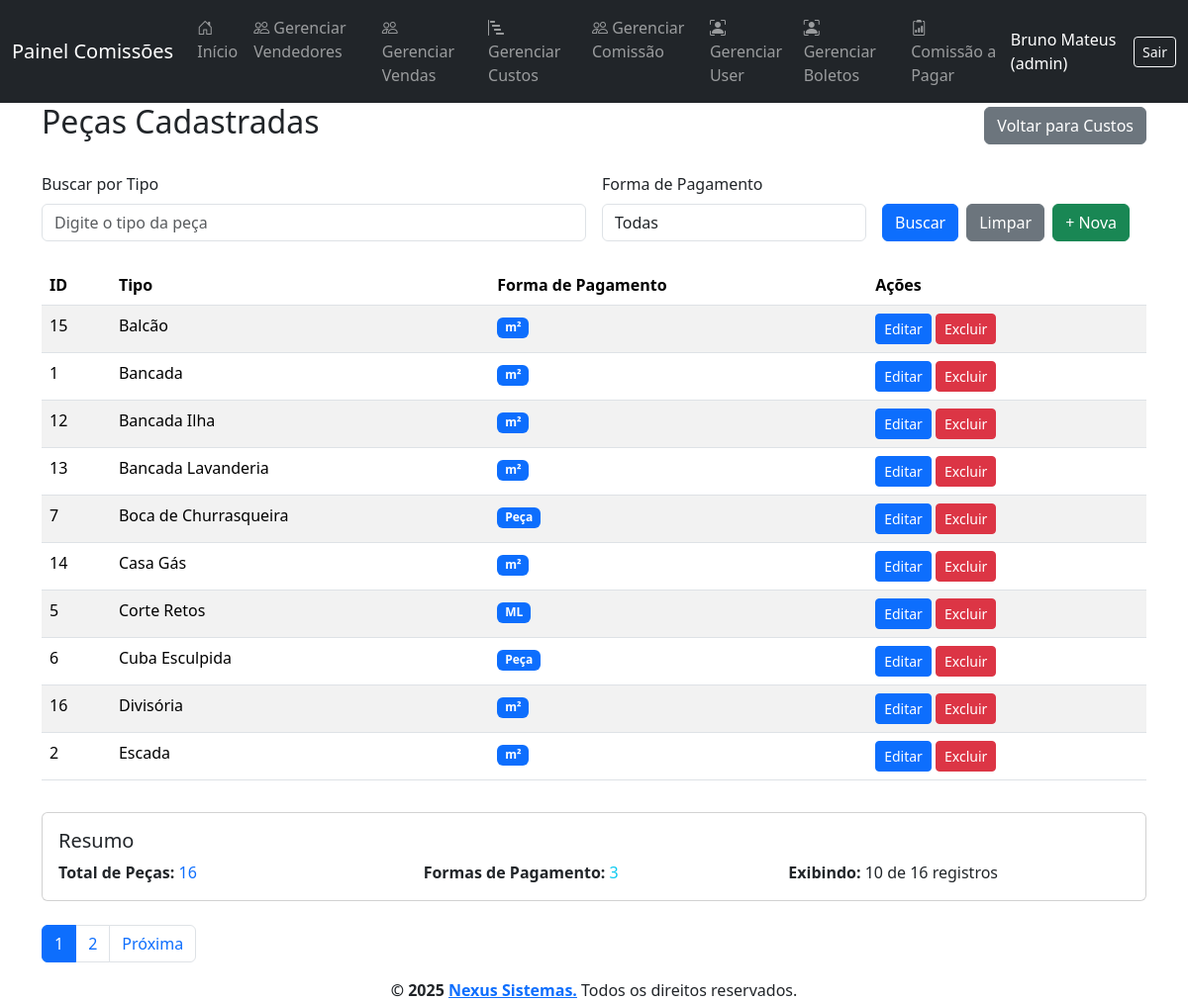
Page /pages/pecas_list.php (signed in) on the committed database.
### tables this page shows
CREATE TABLE `pecas` (
  `id_peca` int(11) NOT NULL,
  `tipo` varchar(255) NOT NULL,
  `formapg` varchar(50) NOT NULL
);

### pages/pecas_list.php (the view, shortened to what this page needs)
<?php
require_once '../config/config.php';
$limite = 10;
$pagina = isset($_GET['pagina']) && is_numeric($_GET['pagina']) ? (int) $_GET['pagina'] : 1;
$offset = ($pagina - 1) * $limite;
$valores = [];
$sqlCount = "SELECT COUNT(*) FROM pecas";
$stmtCount = $pdo->prepare($sqlCount);
$stmtCount->execute($valores);
$total = $stmtCount->fetchColumn();
$totalPaginas = ceil($total / $limite);
$sql = "SELECT * FROM pecas";
$sql .= " ORDER BY tipo LIMIT $limite OFFSET $offset";
$stmt = $pdo->prepare($sql);
$stmt->execute($valores);
$pecas = $stmt->fetchAll();
$stmtFormas = $pdo->prepare("SELECT DISTINCT formapg FROM pecas ORDER BY formapg");
$stmtFormas->execute();
$formasDisponiveis = $stmtFormas->fetchAll(PDO::FETCH_COLUMN);
require_once '../views/header.php';
?>
<div class="container">
    <div class="d-flex justify-content-between align-items-center mb-4">
        <h2>Peças Cadastradas</h2>
        <a href="custos_list.php" class="btn btn-secondary">
            <i class="fas fa-arrow-left"></i> Voltar para Custos
        </a>
    </div>
    <form method="get" class="row g-3 mb-4">
        <div class="col-md-6">
            <label class="form-label">Buscar por Tipo</label>
            <input type="text" name="busca_tipo" class="form-control" value="<?= htmlspecialchars($_GET['busca_tipo'] ?? '') ?>" placeholder="Digite o tipo da peça">
        </div>
        <div class="col-md-3">
            <label class="form-label">Forma de Pagamento</label>
            <select name="formapg" class="form-control">
                <option value="">Todas</option>
            </select>
        </div>
        <div class="col-md-3 d-flex align-items-end">
            <button type="submit" class="btn btn-primary me-2">Buscar</button>
            <a href="pecas_list.php" class="btn btn-secondary me-2">Limpar</a>
            <a href="pecas_form.php" class="btn btn-success">+ Nova</a>
        </div>
    </form>
    <?php if (count($pecas) === 0): ?>
        <div class="alert alert-warning">Nenhuma peça encontrada.</div>
    <?php else: ?>
        <div class="table-responsive">
            <table class="table table-striped">
                <thead>
                    <tr>
                        <th>ID</th>
                        <th>Tipo</th>
                        <th>Forma de Pagamento</th>
                        <th>Ações</th>
                    </tr>
                </thead>
                <tbody>
                    <?php foreach ($pecas as $peca): ?>
                        <tr>
                            <td><?= $peca['id_peca'] ?></td>
                            <td><?= htmlspecialchars($peca['tipo']) ?></td>
                            <td>
                                <span class="badge bg-primary"><?= htmlspecialchars($peca['formapg']) ?></span>
                            </td>
                            <td>
                                <a href="pecas_form.php?id=<?= $peca['id_peca'] ?>" class="btn btn-sm btn-primary">Editar</a>
                                <a href="#" class="btn btn-sm btn-danger" onclick="confirmarExclusao(<?= $peca['id_peca'] ?>)">Excluir</a>
                            </td>
                        </tr>
                    <?php endforeach; ?>
                </tbody>
            </table>
        </div>
        <div class="row mt-3">
            <div class="col-md-12">
                <div class="card">
                    <div class="card-body">
                        <h5 class="card-title">Resumo</h5>
                        <div class="row">
                            <div class="col-md-4">
                                <strong>Total de Peças:</strong>
                                <span class="text-primary"><?= $total ?></span>
                            </div>
                            <div class="col-md-4">
                                <strong>Formas de Pagamento:</strong>
                                <span class="text-info"><?= count($formasDisponiveis) ?></span>
                            </div>
                            <div class="col-md-4">
                                <strong>Exibindo:</strong>
                                <span><?= count($pecas) ?> de <?= $total ?> registros</span>
                            </div>
                        </div>
                    </div>
                </div>
            </div>
        </div>
        <?php if ($totalPaginas > 1): ?>
            <nav class="mt-4">
                <ul class="pagination">
                    <?php for ($i = 1; $i <= $totalPaginas; $i++): ?>
                        <li class="page-item <?= $i == $pagina ? 'active' : '' ?>">
                            <a class="page-link" href="?pagina=<?= $i ?><?= http_build_query(array_diff_key($_GET, ['pagina' => ''])) ? '&' . http_build_query(array_diff_key($_GET, ['pagina' => ''])) : '' ?>"><?= $i ?></a>
                        </li>
                    <?php endfor; ?>
                    <?php if ($pagina < $totalPaginas): ?>
                        <li class="page-item">
                            <a class="page-link" href="?pagina=<?= $pagina + 1 ?><?= http_build_query(array_diff_key($_GET, ['pagina' => ''])) ? '&' . http_build_query(array_diff_key($_GET, ['pagina' => ''])) : '' ?>">Próxima</a>
                        </li>
                    <?php endif; ?>
                </ul>
            </nav>
        <?php endif; ?>
    <?php endif; ?>
</div>
<?php require_once '../views/footer.php'; ?>

### rows in the picture
pecas: id_peca "15", tipo "Balcão", formapg "m²"
pecas: id_peca "1", tipo "Bancada", formapg "m²"
pecas: id_peca "12", tipo "Bancada Ilha", formapg "m²"
pecas: id_peca "13", tipo "Bancada Lavanderia", formapg "m²"
pecas: id_peca "7", tipo "Boca de Churrasqueira", formapg "Peça"
pecas: id_peca "14", tipo "Casa Gás", formapg "m²"
pecas: id_peca "5", tipo "Corte Retos", formapg "ML"
pecas: id_peca "6", tipo "Cuba Esculpida", formapg "Peça"
pecas: id_peca "16", tipo "Divisória", formapg "m²"
pecas: id_peca "2", tipo "Escada", formapg "m²"

### other values in the picture
$_SESSION['usuario_nome'] "Bruno Mateus"
$tipo_usuario "admin"
$total "16"
count($formasDisponiveis) "3"
count($pecas) "10"
